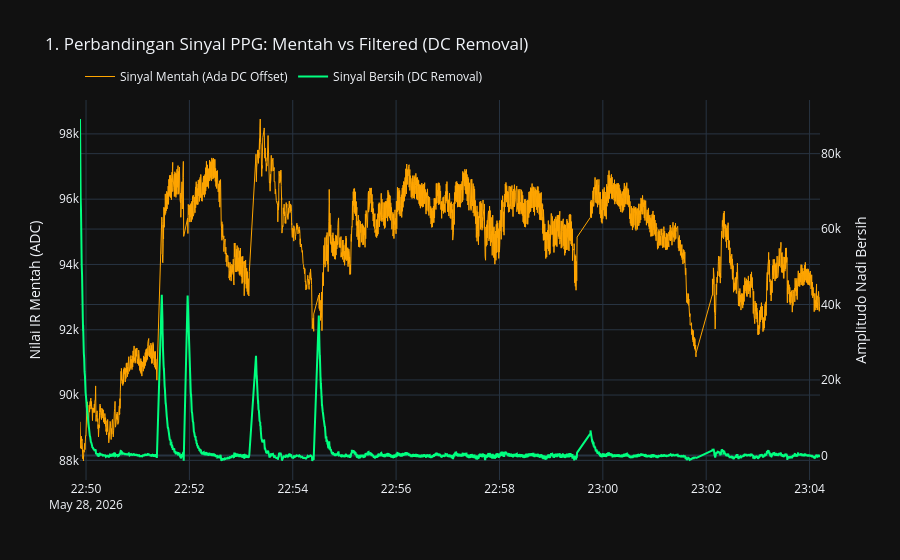
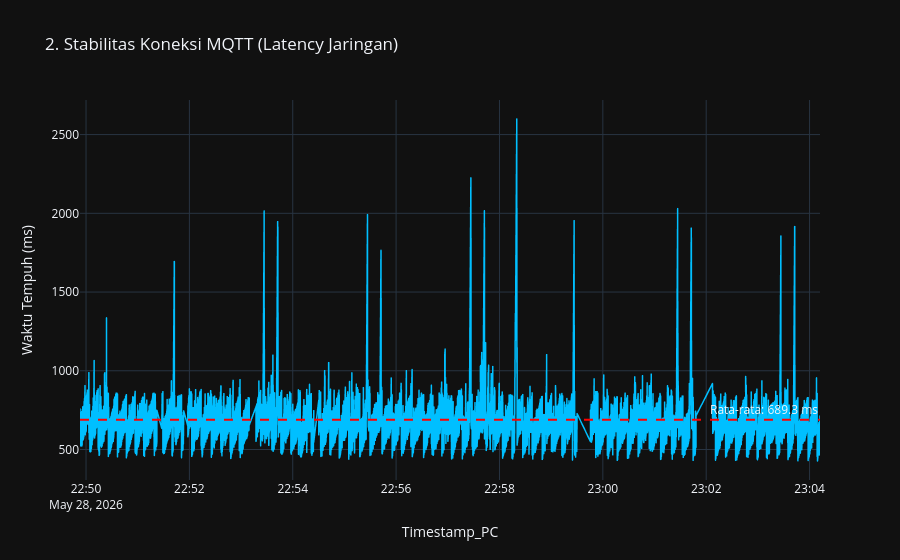
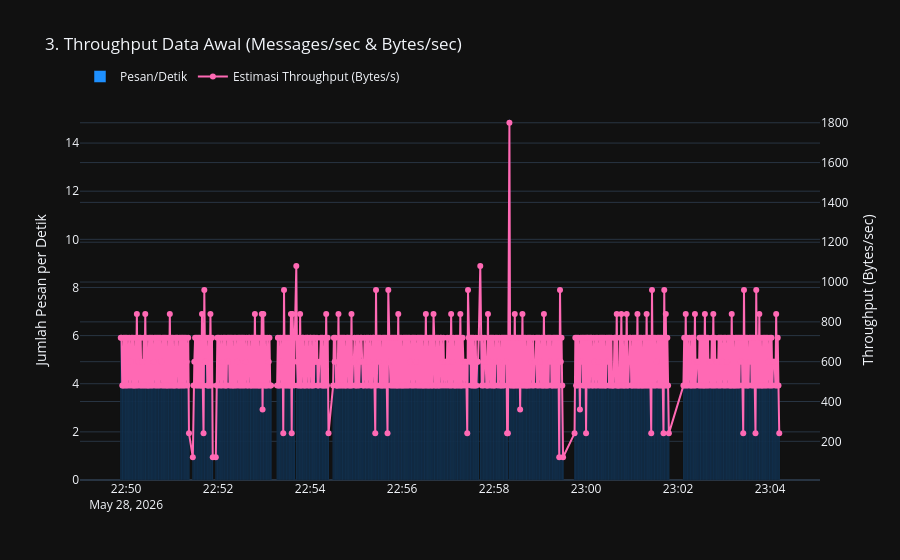

Notebook code cell kept with these figures, in order:
### Code cell
import pandas as pd
import plotly.express as px
import plotly.graph_objects as go

# ---------------------------------------------------------
# 1. PERSIAPAN DATA
# ---------------------------------------------------------
# Pastikan kolom Timestamp dibaca sebagai format waktu (datetime)
df_base['Timestamp_PC'] = pd.to_datetime(df_base['Timestamp_PC'])

# Mengurutkan data berdasarkan waktu untuk memastikan grafik tidak berantakan
df_base = df_base.sort_values('Timestamp_PC').reset_index(drop=True)

# ---------------------------------------------------------
# 2. GRAFIK 1: Perbandingan Sinyal Mentah vs Filtered
# ---------------------------------------------------------
# Menggunakan plotly.graph_objects (go) agar lebih fleksibel mem-plot 2 sumbu y
fig_ppg = go.Figure()

# Garis 1: Sinyal Mentah (Sumbu Y Utama - Kiri)
fig_ppg.add_trace(go.Scatter(
    x=df_base['Timestamp_PC'], 
    y=df_base['PPG_Raw'],
    name='Sinyal Mentah (Ada DC Offset)',
    mode='lines',
    line=dict(color='#FFA500', width=1) # Warna oranye
))

# Garis 2: Sinyal Filtered (Sumbu Y Kedua - Kanan)
fig_ppg.add_trace(go.Scatter(
    x=df_base['Timestamp_PC'], 
    y=df_base['PPG_Filtered'],
    name='Sinyal Bersih (DC Removal)',
    mode='lines',
    line=dict(color='#00FF7F', width=2), # Warna hijau terang
    yaxis='y2'
))

fig_ppg.update_layout(
    title='1. Perbandingan Sinyal PPG: Mentah vs Filtered (DC Removal)',
    template='plotly_dark',
    yaxis=dict(title='Nilai IR Mentah (ADC)'),
    yaxis2=dict(title='Amplitudo Nadi Bersih', overlaying='y', side='right'),
    legend=dict(x=0, y=1.1, orientation='h')
)
fig_ppg.show()

# ---------------------------------------------------------
# 3. GRAFIK 2: Stabilitas Koneksi MQTT (Latency)
# ---------------------------------------------------------
fig_lat = px.line(
    df_base, 
    x='Timestamp_PC', 
    y='Latency_ms', 
    title='2. Stabilitas Koneksi MQTT (Latency Jaringan)',
    template='plotly_dark'
)
# Menambahkan garis rata-rata latency
avg_lat = df_base['Latency_ms'].mean()
fig_lat.add_hline(y=avg_lat, line_dash="dash", line_color="red", 
                  annotation_text=f"Rata-rata: {avg_lat:.1f} ms")

fig_lat.update_traces(line_color='#00BFFF', line_width=1.5) # Ubah warna sedikit agar beda
fig_lat.update_layout(yaxis_title='Waktu Tempuh (ms)')
fig_lat.show()

# ---------------------------------------------------------
# 4. GRAFIK 3: Throughput Pengiriman Data
# ---------------------------------------------------------
# Menghitung berapa banyak pesan yang masuk di setiap detiknya
df_throughput = df_base.groupby(df_base['Timestamp_PC'].dt.floor('s')).size().reset_index(name='Message_Count')

# Asumsi 1 pesan JSON mentah (sebelum ditambah ASCON/SHA3) besarnya sekitar ~120 Bytes
ESTIMASI_PAYLOAD_BYTES = 120
df_throughput['Throughput_Bytes_per_Sec'] = df_throughput['Message_Count'] * ESTIMASI_PAYLOAD_BYTES

fig_thr = go.Figure()

# Plot Jumlah Pesan per Detik
fig_thr.add_trace(go.Bar(
    x=df_throughput['Timestamp_PC'], 
    y=df_throughput['Message_Count'],
    name='Pesan/Detik',
    marker_color='#1E90FF'
))

# Plot Estimasi Throughput (Bytes/Detik) di sumbu Y kedua (sebelah kanan)
fig_thr.add_trace(go.Scatter(
    x=df_throughput['Timestamp_PC'], 
    y=df_throughput['Throughput_Bytes_per_Sec'],
    name='Estimasi Throughput (Bytes/s)',
    mode='lines+markers',
    line=dict(color='#FF69B4', width=2),
    yaxis='y2'
))

fig_thr.update_layout(
    title='3. Throughput Data Awal (Messages/sec & Bytes/sec)',
    template='plotly_dark',
    yaxis=dict(title='Jumlah Pesan per Detik'),
    yaxis2=dict(title='Throughput (Bytes/sec)', overlaying='y', side='right'),
    legend=dict(x=0, y=1.1, orientation='h')
)
fig_thr.show()

### Figure 1 — Plotly figure (JSON) as saved in the notebook; plotly's stock layout.template omitted (floating-point values rounded to 4 significant figures; data arrays with more than 128 entries replaced by an {"elided": "..."} marker saying what was removed)
{"data": [{"line": {"color": "#FFA500", "width": 1}, "mode": "lines", "name": "Sinyal Mentah (Ada DC Offset)", "type": "scatter", "x": {"elided": "3989 str values"}, "y": {"elided": "3989 int values"}}, {"line": {"color": "#00FF7F", "width": 2}, "mode": "lines", "name": "Sinyal Bersih (DC Removal)", "type": "scatter", "x": {"elided": "3989 str values"}, "y": {"elided": "3989 float values"}, "yaxis": "y2"}], "layout": {"legend": {"orientation": "h", "x": 0, "y": 1.1}, "title": {"text": "1. Perbandingan Sinyal PPG: Mentah vs Filtered (DC Removal)"}, "yaxis": {"title": {"text": "Nilai IR Mentah (ADC)"}}, "yaxis2": {"overlaying": "y", "side": "right", "title": {"text": "Amplitudo Nadi Bersih"}}}}

### Figure 2 — Plotly figure (JSON) as saved in the notebook; plotly's stock layout.template omitted (floating-point values rounded to 4 significant figures; data arrays with more than 128 entries replaced by an {"elided": "..."} marker saying what was removed)
{"data": [{"hovertemplate": "Timestamp_PC=%{x}<br>Latency_ms=%{y}<extra></extra>", "legendgroup": "", "line": {"color": "#00BFFF", "dash": "solid", "width": 1.5}, "marker": {"symbol": "circle"}, "mode": "lines", "name": "", "showlegend": false, "type": "scattergl", "x": {"elided": "3989 str values"}, "xaxis": "x", "y": {"elided": "3989 int values"}, "yaxis": "y"}], "layout": {"annotations": [{"showarrow": false, "text": "Rata-rata: 689.3 ms", "x": 1, "xanchor": "right", "xref": "x domain", "y": 689.3, "yanchor": "bottom", "yref": "y"}], "legend": {"tracegroupgap": 0}, "shapes": [{"line": {"color": "red", "dash": "dash"}, "type": "line", "x0": 0, "x1": 1, "xref": "x domain", "y0": 689.3, "y1": 689.3, "yref": "y"}], "title": {"text": "2. Stabilitas Koneksi MQTT (Latency Jaringan)"}, "xaxis": {"anchor": "y", "domain": [0, 1], "title": {"text": "Timestamp_PC"}}, "yaxis": {"anchor": "x", "domain": [0, 1], "title": {"text": "Waktu Tempuh (ms)"}}}}

### Figure 3 — Plotly figure (JSON) as saved in the notebook; plotly's stock layout.template omitted (floating-point values rounded to 4 significant figures; data arrays with more than 128 entries replaced by an {"elided": "..."} marker saying what was removed)
{"data": [{"marker": {"color": "#1E90FF"}, "name": "Pesan/Detik", "type": "bar", "x": {"elided": "806 str values"}, "y": {"elided": "806 int values"}}, {"line": {"color": "#FF69B4", "width": 2}, "mode": "lines+markers", "name": "Estimasi Throughput (Bytes/s)", "type": "scatter", "x": {"elided": "806 str values"}, "y": {"elided": "806 int values"}, "yaxis": "y2"}], "layout": {"legend": {"orientation": "h", "x": 0, "y": 1.1}, "title": {"text": "3. Throughput Data Awal (Messages/sec & Bytes/sec)"}, "yaxis": {"title": {"text": "Jumlah Pesan per Detik"}}, "yaxis2": {"overlaying": "y", "side": "right", "title": {"text": "Throughput (Bytes/sec)"}}}}
